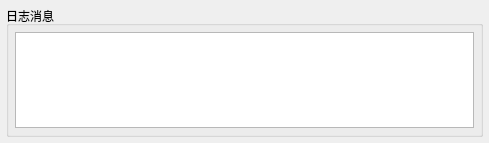
<?xml version="1.0" encoding="UTF-8"?>
<ui version="4.0">
 <class>FCLogMsgWidget</class>
 <widget class="QWidget" name="FCLogMsgWidget">
  <property name="geometry">
   <rect>
    <x>0</x>
    <y>0</y>
    <width>489</width>
    <height>143</height>
   </rect>
  </property>
  <property name="windowTitle">
   <string>日志消息显示</string>
  </property>
  <layout class="QVBoxLayout" name="verticalLayout">
   <property name="leftMargin">
    <number>6</number>
   </property>
   <property name="topMargin">
    <number>6</number>
   </property>
   <property name="rightMargin">
    <number>6</number>
   </property>
   <property name="bottomMargin">
    <number>6</number>
   </property>
   <item>
    <widget class="QGroupBox" name="groupBox">
     <property name="title">
      <string>日志消息</string>
     </property>
     <layout class="QHBoxLayout" name="horizontalLayout">
      <property name="leftMargin">
       <number>6</number>
      </property>
      <property name="topMargin">
       <number>6</number>
      </property>
      <property name="rightMargin">
       <number>6</number>
      </property>
      <property name="bottomMargin">
       <number>6</number>
      </property>
      <item>
       <widget class="QTableView" name="tableView"/>
      </item>
     </layout>
    </widget>
   </item>
  </layout>
 </widget>
 <resources/>
 <connections/>
</ui>
